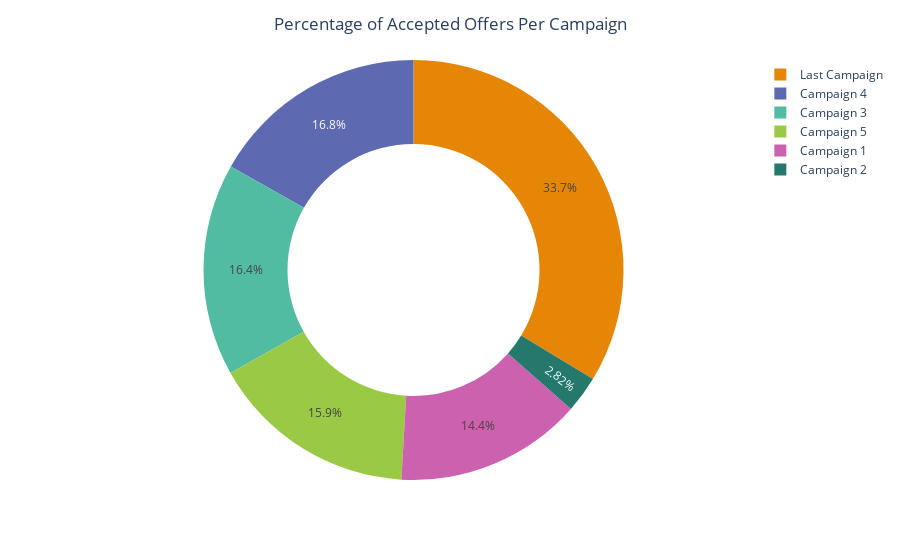

This figure's notebook cell:
### Code cell
aCmp = df[['Campaign1', 'Campaign2', 'Campaign3', 'Campaign4', 'Campaign5', 'Response']].sum(axis=0)
names = ['Campaign 1','Campaign 2','Campaign 3','Campaign 4','Campaign 5','Last Campaign']

fig = px.pie(values=aCmp.values, names=names, hole=0.6,
             color_discrete_sequence=px.colors.qualitative.Vivid)
fig.update_layout(title_text='Percentage of Accepted Offers Per Campaign', title_x=0.5)

### Figure 1 — Plotly figure (JSON) as saved in the notebook; plotly's stock layout.template omitted (floating-point values rounded to 4 significant figures)
{"data": [{"domain": {"x": [0, 1], "y": [0, 1]}, "hole": 0.6, "hovertemplate": "label=%{label}<br>value=%{value}<extra></extra>", "labels": ["Campaign 1", "Campaign 2", "Campaign 3", "Campaign 4", "Campaign 5", "Last Campaign"], "legendgroup": "", "name": "", "showlegend": true, "type": "pie", "values": [133, 26, 151, 155, 147, 311]}], "layout": {"legend": {"tracegroupgap": 0}, "margin": {"t": 60}, "piecolorway": ["rgb(229, 134, 6)", "rgb(93, 105, 177)", "rgb(82, 188, 163)", "rgb(153, 201, 69)", "rgb(204, 97, 176)", "rgb(36, 121, 108)", "rgb(218, 165, 27)", "rgb(47, 138, 196)", "rgb(118, 78, 159)", "rgb(237, 100, 90)", "rgb(165, 170, 153)"], "title": {"text": "Percentage of Accepted Offers Per Campaign", "x": 0.5}}}
